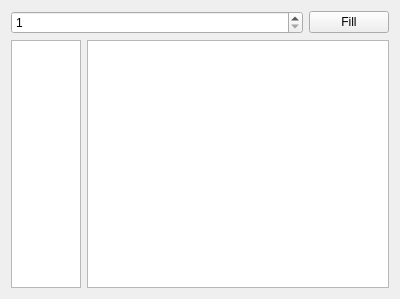
<?xml version="1.0" encoding="UTF-8"?>
<ui version="4.0">
 <class>ProcessorMatrixWidget</class>
 <widget class="QWidget" name="ProcessorMatrixWidget">
  <property name="geometry">
   <rect>
    <x>0</x>
    <y>0</y>
    <width>400</width>
    <height>299</height>
   </rect>
  </property>
  <property name="windowTitle">
   <string>ProcessorMatrixWidget</string>
  </property>
  <layout class="QVBoxLayout" name="verticalLayout">
   <item>
    <layout class="QHBoxLayout" name="horizontalLayout" stretch="4,0">
     <item>
      <widget class="QSpinBox" name="size">
       <property name="minimum">
        <number>1</number>
       </property>
      </widget>
     </item>
     <item>
      <widget class="QPushButton" name="fill">
       <property name="text">
        <string>Fill</string>
       </property>
      </widget>
     </item>
    </layout>
   </item>
   <item>
    <layout class="QHBoxLayout" name="horizontalLayout_2" stretch="1,5">
     <item>
      <widget class="QTableWidget" name="nodes"/>
     </item>
     <item>
      <widget class="QTableWidget" name="links"/>
     </item>
    </layout>
   </item>
  </layout>
 </widget>
 <layoutdefault spacing="6" margin="11"/>
 <resources/>
 <connections/>
</ui>
